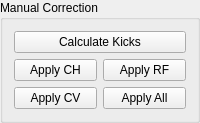
      <widget class="QGroupBox" name="GBManCorr">
       <property name="title">
        <string>Manual Correction</string>
       </property>
       <layout class="QGridLayout" name="GLManCorr">
        <item row="2" column="2">
         <widget class="PyDMPushButton" name="PyDMPBApplyRF">
          <property name="enabled">
           <bool>true</bool>
          </property>
          <property name="toolTip">
           <string/>
          </property>
          <property name="whatsThis">
           <string>
    Basic PushButton to send a fixed value.

    The PyDMPushButton is meant to hold a specific value, and send that value
    to a channel when it is clicked, much like the MessageButton does in EDM.
    The PyDMPushButton works in two different modes of operation, first, a
    fixed value can be given to the :attr:`.pressValue` attribute, whenever the
    button is clicked a signal containing this value will be sent to the
    connected channel. This is the default behavior of the button. However, if
    the :attr:`.relativeChange` is set to True, the fixed value will be added
    to the current value of the channel. This means that the button will
    increment a channel by a fixed amount with every click, a consistent
    relative move

    Parameters
    ----------
    pressValue : int, float, str
        Value to be sent when the button is clicked

    channel : str
        ID of channel to manipulate

    parent : QObject, optional
        Parent of PyDMPushButton

    label : str, optional
        String to place on button

    icon : QIcon, optional
        An Icon to display on the PyDMPushButton


    relative : bool, optional
        Choice to have the button peform a relative put, instead of always
        setting to an absolute value
    </string>
          </property>
          <property name="text">
           <string>Apply RF</string>
          </property>
          <property name="channel" stdset="0">
           <string>ca://SI-Glob:AP-SOFB:ApplyKicks-Cmd</string>
          </property>
          <property name="pressValue" stdset="0">
           <string>2</string>
          </property>
         </widget>
        </item>
        <item row="3" column="2">
         <widget class="PyDMPushButton" name="PyDMPBApplyAll">
          <property name="enabled">
           <bool>true</bool>
          </property>
          <property name="toolTip">
           <string/>
          </property>
          <property name="whatsThis">
           <string>
    Basic PushButton to send a fixed value.

    The PyDMPushButton is meant to hold a specific value, and send that value
    to a channel when it is clicked, much like the MessageButton does in EDM.
    The PyDMPushButton works in two different modes of operation, first, a
    fixed value can be given to the :attr:`.pressValue` attribute, whenever the
    button is clicked a signal containing this value will be sent to the
    connected channel. This is the default behavior of the button. However, if
    the :attr:`.relativeChange` is set to True, the fixed value will be added
    to the current value of the channel. This means that the button will
    increment a channel by a fixed amount with every click, a consistent
    relative move

    Parameters
    ----------
    pressValue : int, float, str
        Value to be sent when the button is clicked

    channel : str
        ID of channel to manipulate

    parent : QObject, optional
        Parent of PyDMPushButton

    label : str, optional
        String to place on button

    icon : QIcon, optional
        An Icon to display on the PyDMPushButton


    relative : bool, optional
        Choice to have the button peform a relative put, instead of always
        setting to an absolute value
    </string>
          </property>
          <property name="text">
           <string>Apply All</string>
          </property>
          <property name="channel" stdset="0">
           <string>ca://SI-Glob:AP-SOFB:ApplyKicks-Cmd</string>
          </property>
          <property name="pressValue" stdset="0">
           <string>3</string>
          </property>
         </widget>
        </item>
        <item row="2" column="1">
         <widget class="PyDMPushButton" name="PyDMPBApplyCH">
          <property name="enabled">
           <bool>true</bool>
          </property>
          <property name="toolTip">
           <string/>
          </property>
          <property name="whatsThis">
           <string>
    Basic PushButton to send a fixed value.

    The PyDMPushButton is meant to hold a specific value, and send that value
    to a channel when it is clicked, much like the MessageButton does in EDM.
    The PyDMPushButton works in two different modes of operation, first, a
    fixed value can be given to the :attr:`.pressValue` attribute, whenever the
    button is clicked a signal containing this value will be sent to the
    connected channel. This is the default behavior of the button. However, if
    the :attr:`.relativeChange` is set to True, the fixed value will be added
    to the current value of the channel. This means that the button will
    increment a channel by a fixed amount with every click, a consistent
    relative move

    Parameters
    ----------
    pressValue : int, float, str
        Value to be sent when the button is clicked

    channel : str
        ID of channel to manipulate

    parent : QObject, optional
        Parent of PyDMPushButton

    label : str, optional
        String to place on button

    icon : QIcon, optional
        An Icon to display on the PyDMPushButton


    relative : bool, optional
        Choice to have the button peform a relative put, instead of always
        setting to an absolute value
    </string>
          </property>
          <property name="text">
           <string>Apply CH</string>
          </property>
          <property name="channel" stdset="0">
           <string>ca://SI-Glob:AP-SOFB:ApplyKicks-Cmd</string>
          </property>
          <property name="pressValue" stdset="0">
           <string>0</string>
          </property>
         </widget>
        </item>
        <item row="3" column="1">
         <widget class="PyDMPushButton" name="PyDMPBApplyCV">
          <property name="enabled">
           <bool>true</bool>
          </property>
          <property name="toolTip">
           <string/>
          </property>
          <property name="whatsThis">
           <string>
    Basic PushButton to send a fixed value.

    The PyDMPushButton is meant to hold a specific value, and send that value
    to a channel when it is clicked, much like the MessageButton does in EDM.
    The PyDMPushButton works in two different modes of operation, first, a
    fixed value can be given to the :attr:`.pressValue` attribute, whenever the
    button is clicked a signal containing this value will be sent to the
    connected channel. This is the default behavior of the button. However, if
    the :attr:`.relativeChange` is set to True, the fixed value will be added
    to the current value of the channel. This means that the button will
    increment a channel by a fixed amount with every click, a consistent
    relative move

    Parameters
    ----------
    pressValue : int, float, str
        Value to be sent when the button is clicked

    channel : str
        ID of channel to manipulate

    parent : QObject, optional
        Parent of PyDMPushButton

    label : str, optional
        String to place on button

    icon : QIcon, optional
        An Icon to display on the PyDMPushButton


    relative : bool, optional
        Choice to have the button peform a relative put, instead of always
        setting to an absolute value
    </string>
          </property>
          <property name="text">
           <string>Apply CV</string>
          </property>
          <property name="channel" stdset="0">
           <string>ca://SI-Glob:AP-SOFB:ApplyKicks-Cmd</string>
          </property>
          <property name="pressValue" stdset="0">
           <string>1</string>
          </property>
         </widget>
        </item>
        <item row="1" column="1" colspan="2">
         <widget class="PyDMPushButton" name="PyDMPBCalcKicks">
          <property name="enabled">
           <bool>true</bool>
          </property>
          <property name="toolTip">
           <string/>
          </property>
          <property name="whatsThis">
           <string>
    Basic PushButton to send a fixed value.

    The PyDMPushButton is meant to hold a specific value, and send that value
    to a channel when it is clicked, much like the MessageButton does in EDM.
    The PyDMPushButton works in two different modes of operation, first, a
    fixed value can be given to the :attr:`.pressValue` attribute, whenever the
    button is clicked a signal containing this value will be sent to the
    connected channel. This is the default behavior of the button. However, if
    the :attr:`.relativeChange` is set to True, the fixed value will be added
    to the current value of the channel. This means that the button will
    increment a channel by a fixed amount with every click, a consistent
    relative move

    Parameters
    ----------
    pressValue : int, float, str
        Value to be sent when the button is clicked

    channel : str
        ID of channel to manipulate

    parent : QObject, optional
        Parent of PyDMPushButton

    label : str, optional
        String to place on button

    icon : QIcon, optional
        An Icon to display on the PyDMPushButton


    relative : bool, optional
        Choice to have the button peform a relative put, instead of always
        setting to an absolute value
    </string>
          </property>
          <property name="text">
           <string>Calculate Kicks</string>
          </property>
          <property name="channel" stdset="0">
           <string>ca://SI-Glob:AP-SOFB:CalcCorr-Cmd</string>
          </property>
          <property name="pressValue" stdset="0">
           <string>1</string>
          </property>
         </widget>
        </item>
       </layout>
      </widget>
